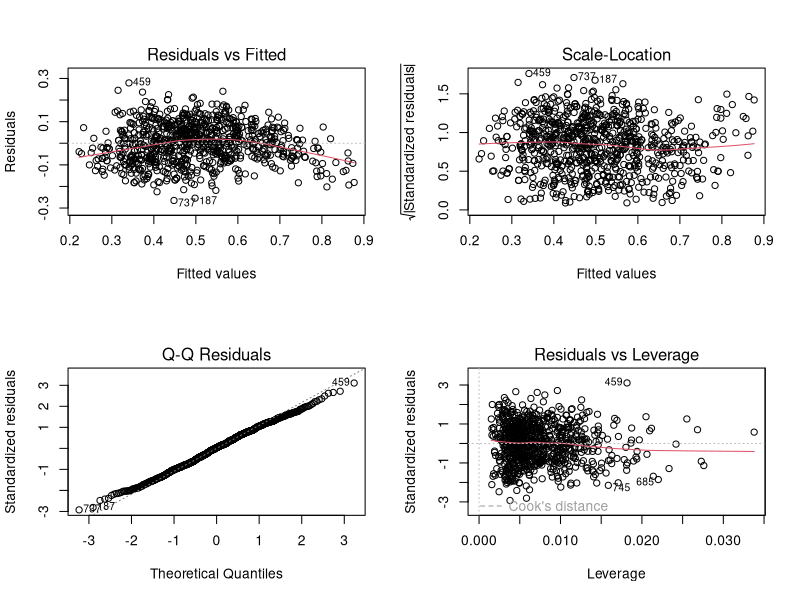
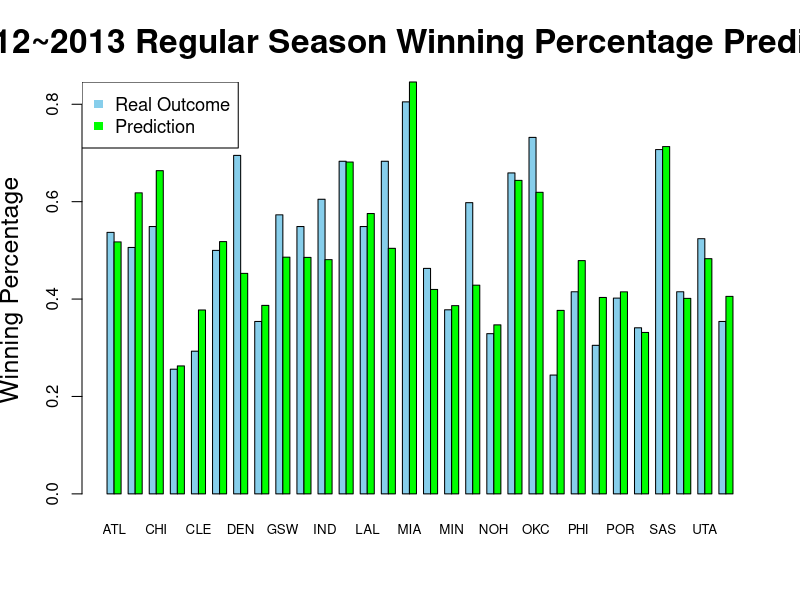

Reproduce these figures in R, in order.
# Apply linear regression model to predicate 2012 season regular season
# winning percentage.
lnreg = function() {
  teams.t = read.csv('team_season_1980-2009.csv', header=TRUE)
  tt.lm = lm(win_ratio ~ oast_dast+fgp+tpp+num_allstar+avg_age, data=teams.t)
  print("Summary of linear regression model:")
  print(summary(tt.lm))
  png('../graphs/lnreg.png', width=1050, height=600)
  layout(matrix(1:4,2,2))
  plot(tt.lm)
  dev.off()

  teams.p = read.csv('team_season_2012.csv', header=TRUE)
  p = predict(tt.lm, newdata=teams.p)
  teams.p$predication = p
  teams.p$diff = teams.p$win_ratio - teams.p$predication
  print(sum(abs(teams.p$diff)/30))
  r = rbind(teams.p$win_ratio, teams.p$predication)
  png('../graphs/winpred.png', width=1050, height=600)
  barplot(r, beside=T, names.arg=teams.p$team, cex.names=.8, col=c('skyblue','green'),
          ylab='Winning Percentage', cex.lab=1.5)
  legend('topleft', legend=c('Real Outcome', 'Prediction'),
         col=c('skyblue','green'), pch=15, cex=1.1)
  title('2012~2013 Regular Season Winning Percentage Prediction', cex.main=2)
  dev.off()
}

#pdf("win.pdf", height=8, width=15)
lnreg()
